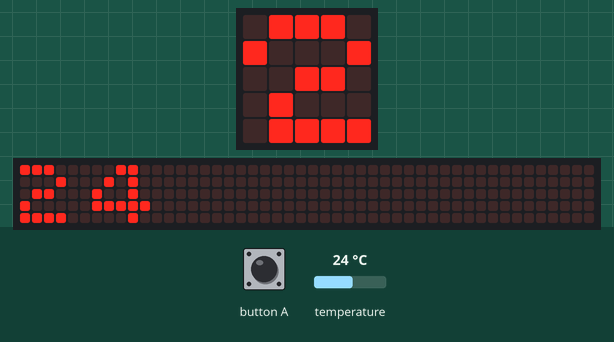
The program below on a simulated BBC micro:bit (MakeCode). Shown: the board's 5×5 LED display, a strip that is not on the board, showing the scrolling text unrolled. The inputs (shaded band) are chosen by the test bench; at power-on: temperature 24 °C. The 48×5 strip is a reading aid, not a part: it shows the text the display is scrolling, unrolled, one strip-width of it at a time.

Above: at 1.27 s.
1.3 s: button A pressed for 0.15 s
At 1.55 s:
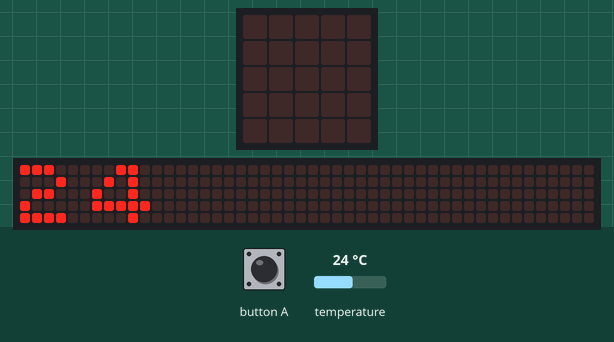
2.0 s: temperature set to 41 °C
At 3.99 s:
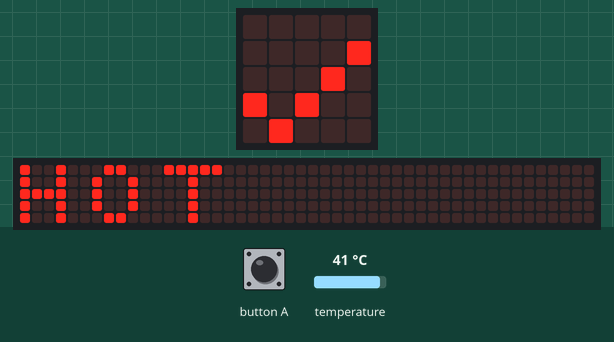
4.0 s: button A pressed for 0.15 s
At 4.29 s:
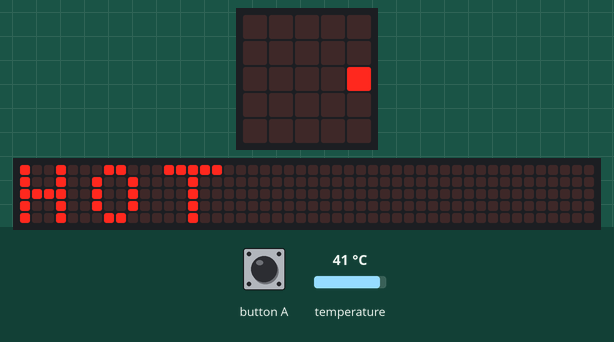
4.7 s: temperature set to 12 °C
6.7 s: temperature set to 36 °C
9.8 s: button A pressed 5 times (0.12 s each, 0.3 s apart)
At 11.51 s:
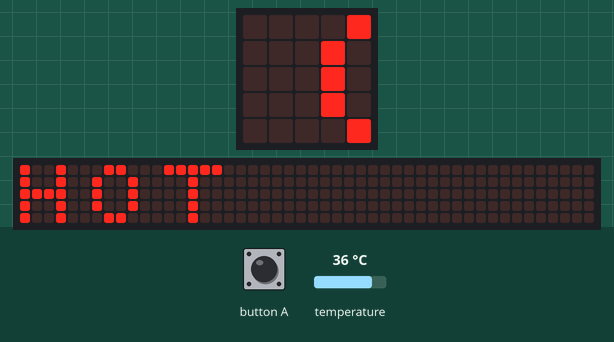

The program:

main.ts
```typescript
input.onButtonPressed(Button.A, function () {
    basic.clearScreen()
})
loops.everyInterval(500, function () {

})
basic.forever(function () {
    if (input.temperature() < 20) {
        basic.showString("Cold")
    } else if (input.temperature() > 35) {
        basic.showString("HOT")
    } else {
        basic.showIcon(IconNames.Yes)
    }
})
loops.everyInterval(5000, function () {
    basic.showNumber(input.temperature())
})
```

test.ts
```typescript
// 在這裡測試；當此封包作為擴充功能時，將不會編譯此內容。
```

Measured:
- after the input at 1.3 s, the display: first differs from a run without the input after 0.15 s (image 1)
- after the input at 2.0 s, the display: first differs from a run without the input after 1.9 s (image 2)
- after the input at 4.0 s, the display: first differs from a run without the input after 0.15 s (image 3 shows a later state)
- after the input at 9.8 s, the display: first differs from a run without the input after 0.72 s (image 4 shows a later state)
